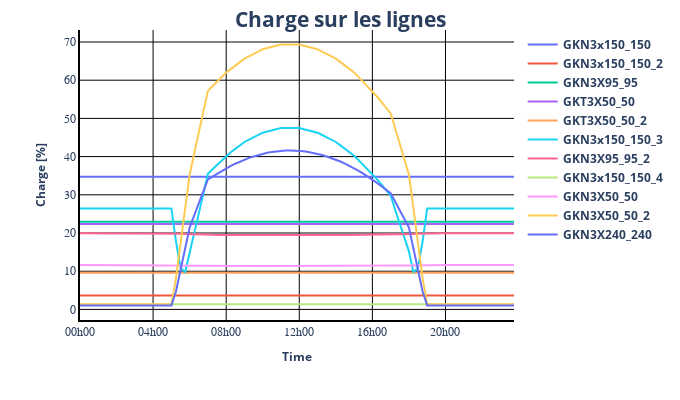

Notebook cell for this chart:
### Code cell
pp_plot.plot_timeseries_result(
    data_df=result_df["res_line.loading_percent"],
    ylabel="Charge [%]",
    plot_title="Charge sur les lignes",
    filename="loading_result",
)
